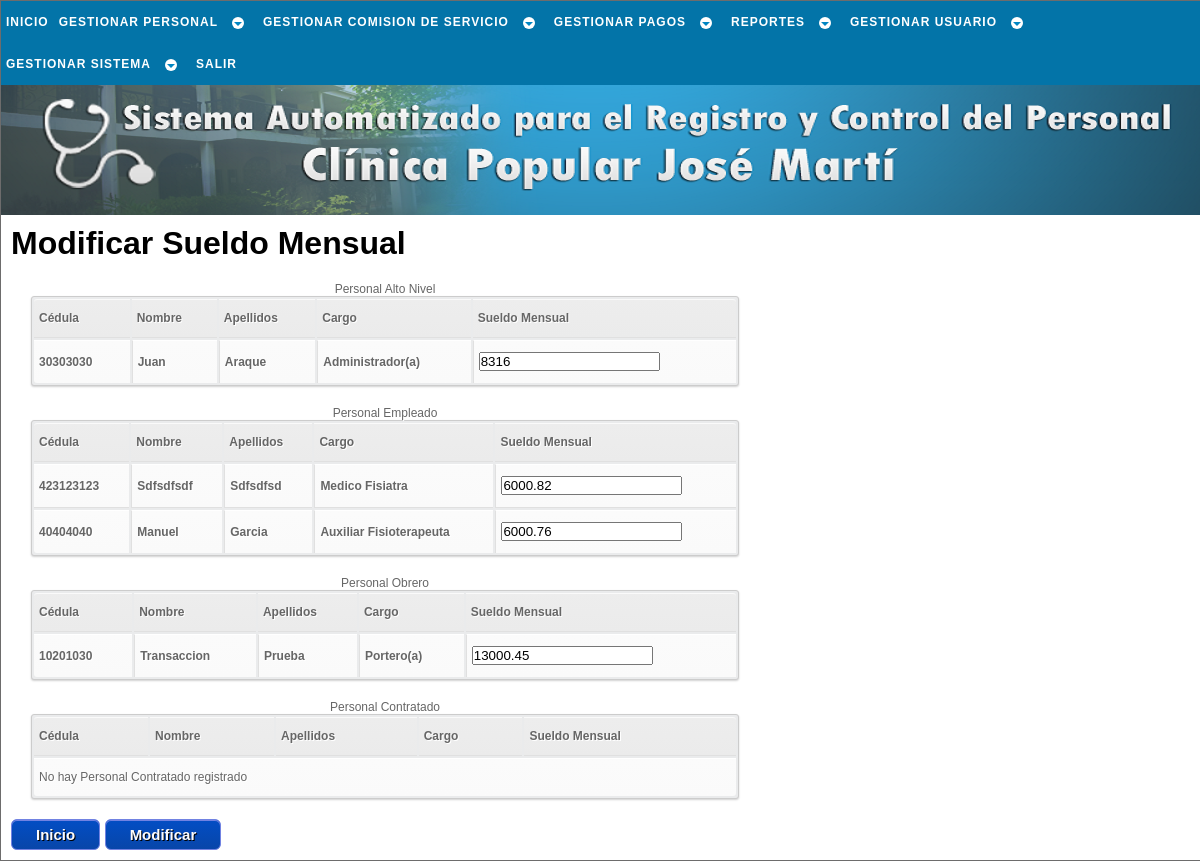
Screenshot of /php/pago/modf_sueldo_mes_a.php (signed in) with the database file from the repository.
### tables this page shows
CREATE TABLE `laboral` (
  `cedula` int(12) NOT NULL,
  `sueldo_mensual` decimal(7,2) NOT NULL,
  `fecha_ingreso` date NOT NULL,
  `condicion` varchar(10) NOT NULL,
  `cargo` varchar(23) NOT NULL,
  `rango` varchar(22) NOT NULL,
  `area_desemp` varchar(14) NOT NULL,
  `resolucion` varchar(40) NOT NULL,
  `ley` varchar(5) NOT NULL,
  PRIMARY KEY (`cedula`),
  CONSTRAINT `laboral_ibfk_1` FOREIGN KEY (`cedula`) REFERENCES `trabajador` (`cedula`) ON UPDATE CASCADE
);

CREATE TABLE `trabajador` (
  `cedula` int(12) NOT NULL,
  `nombre` varchar(30) NOT NULL,
  `apellido` varchar(30) NOT NULL,
  `ciudadania` varchar(15) NOT NULL,
  `pasaporte` varchar(30) NOT NULL,
  `libreta_militr` varchar(30) NOT NULL,
  `fe_nac` date NOT NULL,
  `lug_nac` varchar(30) NOT NULL,
  `est_civil` varchar(15) NOT NULL,
  `nconyugue` varchar(50) NOT NULL,
  `estudia` int(1) NOT NULL,
  `direccion` varchar(50) NOT NULL,
  `telefono` varchar(12) NOT NULL,
  `telefono_em` varchar(12) NOT NULL,
  `estado` tinyint(1) NOT NULL,
  `actualizado` date NOT NULL,
  PRIMARY KEY (`cedula`)
);

### php/_sql/conslt_trabj_sql.php (called while the page is built, shortened)
<?php
	function conslt_rango_trb($cnx_bd,$dato1,$dato2){
		$sql = "SELECT trabajador.cedula,nombre,apellido,cargo,sueldo_mensual,fecha_ingreso
				FROM trabajador
				JOIN laboral ON laboral.cedula = trabajador.cedula
				WHERE rango = '$dato1'
				AND condicion = '$dato2'
				AND estado = 1
				ORDER BY sueldo_mensual
				DESC";
		$resultado = $cnx_bd->query($sql);
		return $resultado;
	}
	function conslt_condicion_trb($cnx_bd,$dato){
		$sql = "SELECT trabajador.cedula,nombre,apellido,cargo,sueldo_mensual,fecha_ingreso
				FROM trabajador
				JOIN laboral ON laboral.cedula = trabajador.cedula
				WHERE condicion = '$dato'
				AND estado = 1
				ORDER BY sueldo_mensual
				DESC";
		$resultado = $cnx_bd->query($sql);
		return $resultado;
	}
?>

### php/pago/modf_sueldo_mes_a.php (the view, shortened to what this page needs)
<!DOCTYPE html PUBLIC "-//W3C//DTD XHTML 1.1//EN" "http://www.w3.org/TR/xhtml11/DTD/xhtml11.dtd" />
<html xmlns="http://www.w3.org/1999/xhtml" xml:lang="es" lang="es" dir="ltr">
	<head>
		<link rel="stylesheet" href="../../css/estilo.css" type="text/css" media="screen" />
    </head>
	<body>
		<div id="cuerpo">
			<div id="menu">
				<div id="cssmenu">
					<?php include('../_menu/menu_pago.php'); ?>
				</div>
			</div>
			<div id="inicio">
			</div>
			<div id="pagina">
				<?php
					$cnx_bd = conexion();
					include('../_sql/conslt_trabj_sql.php');
					$alto = conslt_rango_trb($cnx_bd,'Personal de Alto Nivel','Fijo');
					$empleado = conslt_rango_trb($cnx_bd,'Personal Empleado','Fijo');
					$obrero = conslt_rango_trb($cnx_bd,'Personal Obrero','Fijo');
					$contratado = conslt_condicion_trb($cnx_bd,'Contratado');
				?>
				<h1>Modificar Sueldo Mensual</h1>
				<form action="modf_sueldo_mes_b.php" method="post">
					<table id="tabla">
						<caption>Personal Alto Nivel</caption>
						<tr>
							<th>Cédula</th>
							<th>Nombre</th>
							<th>Apellidos</th>
							<th>Cargo</th>
							<th>Sueldo Mensual</th>
						</tr>
						<?php
						if ($alto->num_rows < 1) {
						?>
						<tr>
							<td colspan="5">No hay Personal de Alto Nivel registrado</td>
						</tr>
						<?php
						}else{
							while ($fila = $alto->fetch_object()){
								$sueldo_mensual = floatval($fila->sueldo_mensual);
						?>
								<tr>
									<td><a href="#"><?=$fila->cedula?></a></td>
									<td><a href="#"><?=$fila->nombre?></a></td>
									<td><a href="#"><?=$fila->apellido?></a></td>
									<td><a href="#"><?=$fila->cargo?></a></td>
									<td><input type="number" step="any" name="suld_mes[]" value="<?=$sueldo_mensual?>" id="suld_mes" title="Por favor ingrese el nuevo sueldo del trabajador, ejm: 0,00" required /></td>
								</tr>
						<?php
							}
						}
						?>
					</table>
					<table id="tabla">
						<caption>Personal Empleado</caption>
						<tr>
							<th>Cédula</th>
							<th>Nombre</th>
							<th>Apellidos</th>
							<th>Cargo</th>
							<th>Sueldo Mensual</th>
						</tr>
						<?php
						if ($empleado->num_rows < 1) {
						?>
						<tr>
							<td colspan="5">No hay Personal Empleado registrado</td>
						</tr>
						<?php
						}else{
							while ($fila = $empleado->fetch_object()){
								$sueldo_mensual = floatval($fila->sueldo_mensual);
						?>
								<tr>
									<td><a href="#"><?=$fila->cedula?></a></td>
									<td><a href="#"><?=$fila->nombre?></a></td>
									<td><a href="#"><?=$fila->apellido?></a></td>
									<td><a href="#"><?=$fila->cargo?></a></td>
									<td><input type="number" step="any" name="suld_mes[]" value="<?=$sueldo_mensual?>" id="suld_mes" title="Por favor ingrese el nuevo sueldo del trabajador, ejm: 0,00" required /></td>
								</tr>
						<?php
							}
						}
						?>
					</table>
					<table id="tabla">
						<caption>Personal Obrero</caption>
						<tr>
							<th>Cédula</th>
							<th>Nombre</th>
							<th>Apellidos</th>
							<th>Cargo</th>
							<th>Sueldo Mensual</th>
						</tr>
						<?php
						if ($obrero->num_rows < 1) {
						?>
						<tr>
							<td colspan="5">No hay Personal Obrero registrado</td>
						</tr>
						<?php
						}else{
							while ($fila = $obrero->fetch_object()){
								$sueldo_mensual = floatval($fila->sueldo_mensual);
						?>
								<tr>
									<td><a href="#"><?=$fila->cedula?></a></td>
									<td><a href="#"><?=$fila->nombre?></a></td>
									<td><a href="#"><?=$fila->apellido?></a></td>
									<td><a href="#"><?=$fila->cargo?></a></td>
									<td><input type="number" step="any" name="suld_mes[]" value="<?=$sueldo_mensual?>" id="suld_mes" title="Por favor ingrese el nuevo sueldo del trabajador, ejm: 0,00" required /></td>
								</tr>
						<?php
							}
						}
						?>
					</table>
					<table id="tabla">
						<caption>Personal Contratado</caption>
						<tr>
							<th>Cédula</th>
							<th>Nombre</th>
							<th>Apellidos</th>
							<th>Cargo</th>
							<th>Sueldo Mensual</th>
						</tr>
						<?php
						if ($contratado->num_rows < 1) {
						?>
						<tr>
							<td colspan="5">No hay Personal Contratado registrado</td>
						</tr>
						<?php
						}
						?>
					</table>
					<a href="../inicio.php" class="enlaceboton" title="Click para ir al inicio de SACLIPOP">Inicio</a>
					<?php
					if ($alto->num_rows > 0 || $empleado->num_rows > 0 || $obrero->num_rows > 0 || $contratado->num_rows > 0) {
					?>
					<input type="submit" name="modificar" value="Modificar" id="boton" />
					<?php
					}
					?>
				</form>
			</div>
		</div>
	</body>
</html>

### css/estilo.css (style rules this page uses)
* { font-family: 'Trebuchet MS', Helvetica, sans-serif; margin:0px; padding:0px; }
body { background:#ababab; text-align:center; }
table { border: 0px; }
h1 { margin:0px 0px 10px 0px; }
#cuerpo { margin:0 auto; padding:0; text-align:left; width:1200px; border:1px solid #6d6c6c; }
#inicio { height:170px; background:#0431B4 url(../imagen/logo.png); background-repeat:no-repeat; }
#menu { height:44px; background:#D2D0EE; }
#pagina { padding:10px; background:#FFF; overflow:auto; }
#steps form #boton, #boton { -moz-box-shadow:inset 0px 1px 0px 0px #7182e2; -webkit-box-shadow:inset 0px 1px 0px 0px #7182e2; box-shadow:inset 0px 1px 0px 0px #7182e2; background:-webkit-gradient( linear, left top, left bottom, color-stop(0.05, #034dc3), color-stop(1, #0846a9) ); background:-moz-linear-gradient( center top, #034dc3 5%, #0846a9 100% ); filter:progid:DXImageTransform.Microsoft.gradient(startColorstr='#034dc3', endColorstr='#0846a9'); background-color:#034dc3; -moz-border-radius:6px; -webkit-border-radius:6px; border-radius:6px; border:1px solid #7182e2; display:inline-block; color:#fcfcfc; font-size:15px; font-weight:bold; padding:6px 24px; text-decoration:none; text-shadow:1px 1px 0px #000000; }
.enlaceboton { -moz-box-shadow:inset 0px 1px 0px 0px #7182e2; -webkit-box-shadow:inset 0px 1px 0px 0px #7182e2; box-shadow:inset 0px 1px 0px 0px #7182e2; background:-webkit-gradient( linear, left top, left bottom, color-stop(0.05, #034dc3), color-stop(1, #0846a9) ); background:-moz-linear-gradient( center top, #034dc3 5%, #0846a9 100% ); filter:progid:DXImageTransform.Microsoft.gradient(startColorstr='#034dc3', endColorstr='#0846a9'); background-color:#034dc3; -moz-border-radius:6px; -webkit-border-radius:6px; border-radius:6px; border:1px solid #7182e2; display:inline-block; color:#fcfcfc; font-size:15px; font-weight:bold; padding:6px 24px; text-decoration:none; text-shadow:1px 1px 0px #000000; }
#tabla a:link { color: #666; font-weight: bold; text-decoration:none; }
#tabla { color:#666; font-size:12px; text-shadow: 1px 1px 0px #fff; background:#eaebec; margin:20px; border:#ccc 1px solid; width:60%; -moz-border-radius:3px; -webkit-border-radius:3px; border-radius:3px; -moz-box-shadow: 0 1px 2px #d1d1d1; -webkit-box-shadow: 0 1px 2px #d1d1d1; box-shadow: 0 1px 2px #d1d1d1; }
#tabla th { padding:11px 15px 12px 5px; border-top:1px solid #fafafa; border-bottom:1px solid #e0e0e0; text-align:left; background: #ededed; background: -webkit-gradient(linear, left top, left bottom, from(#ededed), to(#ebebeb)); background: -moz-linear-gradient(top, #ededed, #ebebeb); }
#tabla th:first-child { text-align: left; padding-left:5px; }
#tabla tr:first-child th:first-child { -moz-border-radius-topleft:3px; -webkit-border-top-left-radius:3px; border-top-left-radius:3px; }
#tabla tr:first-child th:last-child { -moz-border-radius-topright:3px; -webkit-border-top-right-radius:3px; border-top-right-radius:3px; }
#tabla tr { text-align: center; padding-left:20px; }
#tabla td:first-child { text-align: left; border-left: 0; }
#tabla td { padding:11px 15px 12px 5px; border-top: 1px solid #ffffff; border-bottom:1px solid #e0e0e0; border-left: 1px solid #e0e0e0; text-align:left; background: #fafafa; background: -webkit-gradient(linear, left top, left bottom, from(#fbfbfb), to(#fafafa)); background: -moz-linear-gradient(top, #fbfbfb, #fafafa); }
#tabla tr:last-child td { border-bottom:0; }
#tabla tr:last-child td:first-child { -moz-border-radius-bottomleft:3px; -webkit-border-bottom-left-radius:3px; border-bottom-left-radius:3px; }
#tabla tr:last-child td:last-child { -moz-border-radius-bottomright:3px; -webkit-border-bottom-right-radius:3px; border-bottom-right-radius:3px; }
#cssmenu { font-size: 12px; background: #0374a8; margin: 0; width: auto; padding: 0; line-height: 1; display: block; position: relative; }

### rows the page displays
laboral: cedula.cedula "30303030", cedula.nombre "Juan", cedula.apellido "Araque", cargo "Administrador(a)", sueldo_mensual "8316"
laboral: cedula.cedula "423123123", cedula.nombre "Sdfsdfsdf", cedula.apellido "Sdfsdfsd", cargo "Medico Fisiatra", sueldo_mensual "6000.82"
laboral: cedula.cedula "40404040", cedula.nombre "Manuel", cedula.apellido "Garcia", cargo "Auxiliar Fisioterapeuta", sueldo_mensual "6000.76"
laboral: cedula.cedula "10201030", cedula.nombre "Transaccion", cedula.apellido "Prueba", cargo "Portero(a)", sueldo_mensual "13000.45"
